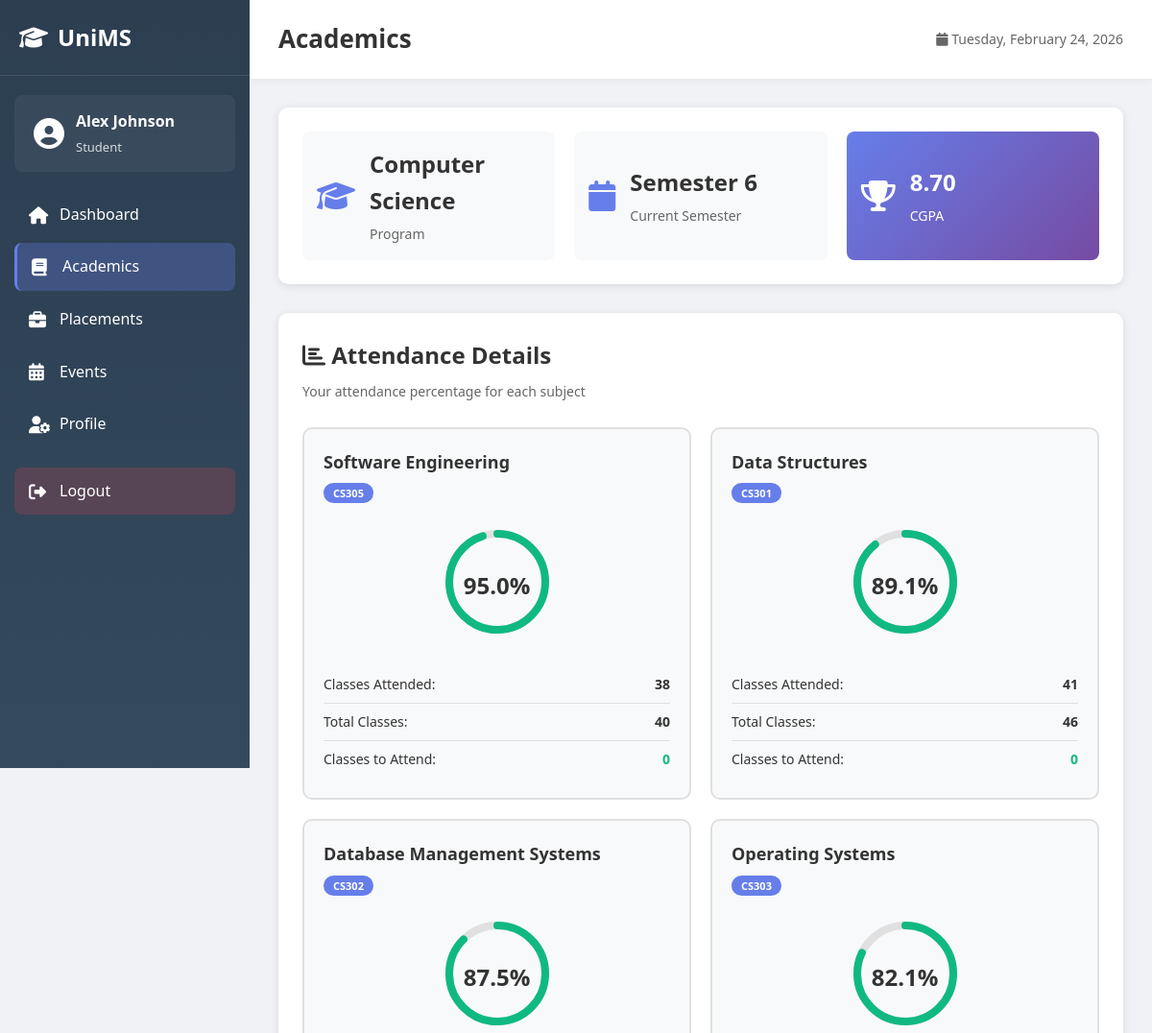
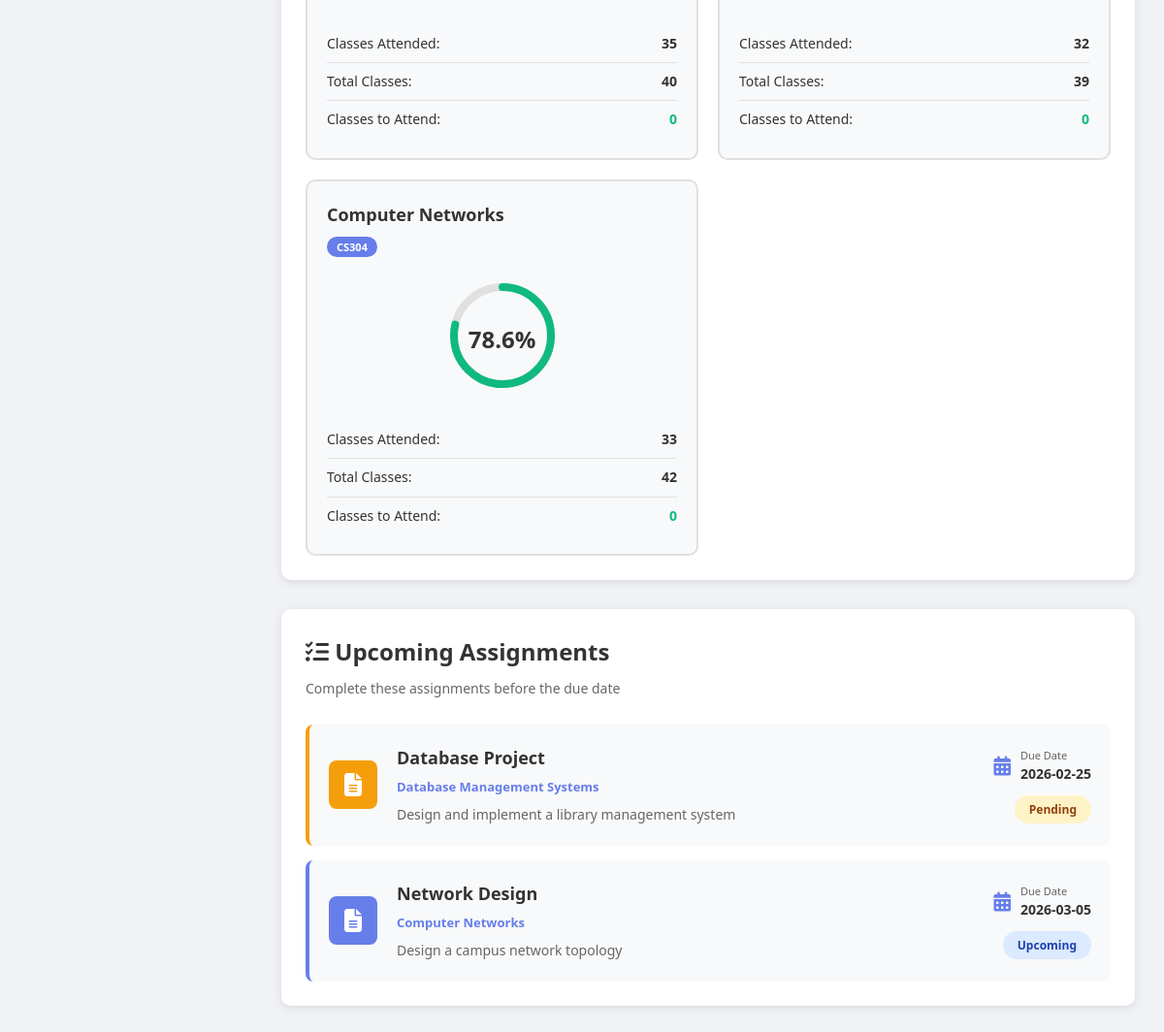
The app's page /academics (signed in) with its own data (2 pictures, top to bottom).
### tables this page shows
CREATE TABLE students (
            id INTEGER PRIMARY KEY AUTOINCREMENT,
            user_id INTEGER,
            student_id TEXT UNIQUE NOT NULL,
            program TEXT NOT NULL,
            semester INTEGER NOT NULL,
            cgpa REAL DEFAULT 0.0,
            FOREIGN KEY (user_id) REFERENCES users(id)
        );

CREATE TABLE attendance (
            id INTEGER PRIMARY KEY AUTOINCREMENT,
            student_id INTEGER,
            subject_id INTEGER,
            total_classes INTEGER DEFAULT 0,
            attended_classes INTEGER DEFAULT 0,
            FOREIGN KEY (student_id) REFERENCES students(id),
            FOREIGN KEY (subject_id) REFERENCES subjects(id)
        );

CREATE TABLE subjects (
            id INTEGER PRIMARY KEY AUTOINCREMENT,
            subject_code TEXT UNIQUE NOT NULL,
            subject_name TEXT NOT NULL,
            credits INTEGER NOT NULL
        );

CREATE TABLE assignments (
            id INTEGER PRIMARY KEY AUTOINCREMENT,
            subject_id INTEGER,
            title TEXT NOT NULL,
            description TEXT,
            due_date DATE NOT NULL,
            status TEXT DEFAULT 'pending',
            FOREIGN KEY (subject_id) REFERENCES subjects(id)
        );

### app.py (the view)
@app.route('/academics')
@login_required
@student_required
def academics():
    conn = get_db_connection()
    student = conn.execute('''
        SELECT s.* FROM students s
        WHERE s.user_id = ?
    ''', (session['user_id'],)).fetchone()
    attendance_data = conn.execute('''
        SELECT
            s.subject_name,
            s.subject_code,
            a.total_classes,
            a.attended_classes,
            CAST(a.attended_classes AS FLOAT) / a.total_classes * 100 as percentage
        FROM attendance a
        JOIN subjects s ON a.subject_id = s.id
        WHERE a.student_id = ?
        ORDER BY percentage DESC
    ''', (student['id'],)).fetchall()
    assignments = conn.execute('''
        SELECT
            a.id,
            a.title,
            a.description,
            a.due_date,
            a.status,
            s.subject_name
        FROM assignments a
        JOIN subjects s ON a.subject_id = s.id
        WHERE a.due_date >= date('now')
        ORDER BY a.due_date ASC
    ''').fetchall()
    conn.close()
    return render_template('academics.html',
                         student=student,
                         attendance=attendance_data,
                         assignments=assignments)

### app.py (called while the page is built)
def get_db_connection():
    conn = sqlite3.connect(DATABASE)
    conn.row_factory = sqlite3.Row  # This allows us to access columns by name
    return conn

def login_required(f):
    @wraps(f)
    def decorated_function(*args, **kwargs):
        if 'user_id' not in session:
            flash('Please log in to access this page.', 'warning')
            return redirect(url_for('login'))
        return f(*args, **kwargs)
    return decorated_function

def student_required(f):
    @wraps(f)
    def decorated_function(*args, **kwargs):
        if 'user_type' not in session or session['user_type'] != 'student':
            flash('This page is only accessible to students.', 'danger')
            return redirect(url_for('dashboard'))
        return f(*args, **kwargs)
    return decorated_function

### templates/academics.html (shortened to what this page needs)
{% extends "base.html" %}
{% block page_title %}Academics{% endblock %}
{% block content %}
<div class="academics-page">
    <div class="summary-card">
        <div class="summary-item">
            <i class="fas fa-graduation-cap"></i>
            <div>
                <h4>{{ student.program }}</h4>
                <p>Program</p>
            </div>
        </div>
        <div class="summary-item">
            <i class="fas fa-calendar"></i>
            <div>
                <h4>Semester {{ student.semester }}</h4>
                <p>Current Semester</p>
            </div>
        </div>
        <div class="summary-item cgpa-highlight">
            <i class="fas fa-trophy"></i>
            <div>
                <h4>{{ "%.2f"|format(student.cgpa or 0.0) }}</h4>
                <p>CGPA</p>
            </div>
        </div>
    </div>
    <div class="section">
        <div class="section-header">
            <h2><i class="fas fa-chart-bar"></i> Attendance Details</h2>
            <p>Your attendance percentage for each subject</p>
        </div>
        <div class="attendance-grid">
            {% for att in attendance %}
            <div class="attendance-card">
                <div class="subject-header">
                    <h3>{{ att.subject_name }}</h3>
                    <span class="subject-code">{{ att.subject_code }}</span>
                </div>
                <div class="attendance-visual">
                    <div class="circular-progress">
                        <svg width="120" height="120">
                            <circle cx="60" cy="60" r="50" class="progress-bg"></circle>
                            <circle cx="60" cy="60" r="50" class="progress-bar"
                                style="stroke-dasharray: 314; stroke-dashoffset: {{ 314 - (314 * (att.percentage or 0.0) / 100) }};"
                                {% if (att.percentage or 0.0)>= 75 %}stroke="#10b981"
                                {% elif (att.percentage or 0.0) >= 60 %}stroke="#f59e0b"
                                {% else %}stroke="#ef4444"{% endif %}></circle>
                        </svg>
                        <div class="progress-text">
                            <span class="percentage">{{ "%.1f"|format(att.percentage or 0.0) }}%</span>
                        </div>
                    </div>
                </div>
                <div class="attendance-stats">
                    <div class="stat-row">
                        <span>Classes Attended:</span>
                        <strong>{{ att.attended_classes }}</strong>
                    </div>
                    <div class="stat-row">
                        <span>Total Classes:</span>
                        <strong>{{ att.total_classes }}</strong>
                    </div>
                    <div class="stat-row">
                        <span>Classes to Attend:</span>
                        <strong class="{% if att.percentage < 75 %}text-danger{% else %}text-success{% endif %}">
                            {% if att.percentage < 75 %} {{ ((75 * att.total_classes - att.percentage *
                                att.total_classes) / (100 - 75))|round|int }} {% else %} 0 {% endif %} </strong>
                    </div>
                </div>
        </div>
        {% endfor %}
    </div>
</div>
<div class="section">
    <div class="section-header">
        <h2><i class="fas fa-tasks"></i> Upcoming Assignments</h2>
        <p>Complete these assignments before the due date</p>
    </div>
    {% if assignments %}
    <div class="assignments-list">
        {% for assignment in assignments %}
        <div class="assignment-card {% if assignment.status == 'pending' %}pending{% else %}upcoming{% endif %}">
            <div class="assignment-icon">
                <i class="fas fa-file-alt"></i>
            </div>
            <div class="assignment-details">
                <h3>{{ assignment.title }}</h3>
                <p class="subject-name">{{ assignment.subject_name }}</p>
                {% if assignment.description %}
                <p class="description">{{ assignment.description }}</p>
                {% endif %}
            </div>
            <div class="assignment-meta">
                <div class="due-date">
                    <i class="fas fa-calendar-alt"></i>
                    <div>
                        <span class="label">Due Date</span>
                        <span class="date">{{ assignment.due_date }}</span>
                    </div>
                </div>
                <span class="status-badge status-{{ assignment.status }}">
                    {{ assignment.status|title }}
                </span>
            </div>
        </div>
        {% endfor %}
    </div>
    {% else %}
    <div class="empty-state">
        <i class="fas fa-check-circle"></i>
        <h3>All caught up!</h3>
        <p>No pending assignments at the moment.</p>
    </div>
    {% endif %}
</div>
</div>
{% endblock %}

### static/css/style.css (style rules this page uses)
* { margin: 0; padding: 0; box-sizing: border-box; }
body { font-family: 'Segoe UI', Tahoma, Geneva, Verdana, sans-serif; background: #f0f2f5; color: #333; line-height: 1.6; }
.date { color: #666; font-size: 14px; }

### templates/academics.html (style rules this page uses)
.summary-card { background: white; border-radius: 10px; padding: 25px; margin-bottom: 30px; box-shadow: 0 2px 10px rgba(0, 0, 0, 0.1); display: grid; grid-template-columns: repeat(auto-fit, minmax(200px, 1fr)); gap: 20px; }
.summary-item { display: flex; align-items: center; gap: 15px; padding: 15px; border-radius: 8px; background: #f8f9fa; }
.summary-item i { font-size: 32px; color: #667eea; }
.summary-item h4 { font-size: 24px; margin-bottom: 5px; color: #333; }
.summary-item p { color: #666; font-size: 14px; }
.cgpa-highlight { background: linear-gradient(135deg, #667eea 0%, #764ba2 100%); }
.cgpa-highlight i, .cgpa-highlight h4, .cgpa-highlight p { color: white; }
.section { background: white; border-radius: 10px; padding: 25px; margin-bottom: 30px; box-shadow: 0 2px 10px rgba(0, 0, 0, 0.1); }
.section-header { margin-bottom: 25px; }
.section-header h2 { font-size: 24px; margin-bottom: 8px; color: #333; }
.section-header p { color: #666; font-size: 14px; }
.attendance-grid { display: grid; grid-template-columns: repeat(auto-fill, minmax(280px, 1fr)); gap: 20px; }
.attendance-card { background: #f8f9fa; border-radius: 10px; padding: 20px; border: 2px solid #e0e0e0; }
.subject-header { margin-bottom: 20px; }
.subject-header h3 { font-size: 18px; margin-bottom: 5px; color: #333; }
.subject-code { background: #667eea; color: white; padding: 3px 10px; border-radius: 15px; font-size: 11px; font-weight: 600; }
.attendance-visual { display: flex; justify-content: center; margin: 20px 0; }
.circular-progress { position: relative; }
.circular-progress svg { transform: rotate(-90deg); }
.progress-text { position: absolute; top: 50%; left: 50%; transform: translate(-50%, -50%); text-align: center; }
.progress-text .percentage { font-size: 24px; font-weight: bold; color: #333; }
.attendance-stats { margin-top: 15px; }
.stat-row { display: flex; justify-content: space-between; padding: 8px 0; border-bottom: 1px solid #e0e0e0; font-size: 14px; }
.stat-row:last-child { border-bottom: none; }
.text-success { color: #10b981; }
.assignments-list { display: flex; flex-direction: column; gap: 15px; }
.assignment-card { background: #f8f9fa; border-radius: 8px; padding: 20px; display: flex; gap: 20px; align-items: center; border-left: 4px solid #667eea; }
.assignment-card.pending { border-left-color: #f59e0b; }
.assignment-icon { width: 50px; height: 50px; background: #667eea; border-radius: 8px; display: flex; align-items: center; justify-content: center; font-size: 24px; color: white; flex-shrink: 0; }
.assignment-card.pending .assignment-icon { background: #f59e0b; }
.assignment-details { flex: 1; }
.assignment-details h3 { font-size: 18px; margin-bottom: 5px; color: #333; }
.subject-name { color: #667eea; font-size: 13px; font-weight: 600; margin-bottom: 8px; }
.description { color: #666; font-size: 14px; margin-top: 8px; }
.assignment-meta { display: flex; flex-direction: column; align-items: flex-end; gap: 10px; }
.due-date { display: flex; gap: 10px; align-items: center; }
.due-date i { font-size: 20px; color: #667eea; }
.due-date .label { display: block; font-size: 11px; color: #666; }
.due-date .date { display: block; font-size: 14px; font-weight: 600; color: #333; }
.status-badge { padding: 5px 15px; border-radius: 15px; font-size: 12px; font-weight: 600; }
.status-pending { background: #fef3c7; color: #92400e; }
.status-upcoming { background: #dbeafe; color: #1e40af; }

### records on screen
students: program "Computer Science", semester "6", cgpa "8.70"
attendance: subject_name "Software Engineering", subject_code "CS305", percentage "95.0", attended_classes "38", total_classes "40"
attendance: subject_name "Data Structures", subject_code "CS301", percentage "89.1", attended_classes "41", total_classes "46"
attendance: subject_name "Database Management Systems", subject_code "CS302", percentage "87.5", attended_classes "35", total_classes "40"
attendance: subject_name "Operating Systems", subject_code "CS303", percentage "82.1", attended_classes "32", total_classes "39"
attendance: subject_name "Computer Networks", subject_code "CS304", percentage "78.6", attended_classes "33", total_classes "42"
assignments: title "Database Project", subject_name "Database Management Systems", description "Design and implement a library management system", due_date "2026-02-25", status "Pending"
assignments: title "Network Design", subject_name "Computer Networks", description "Design a campus network topology", due_date "2026-03-05", status "Upcoming"

### other values on screen
{{ session.full_name }} "Alex Johnson"
{{ session.user_type|title }} "Student"
